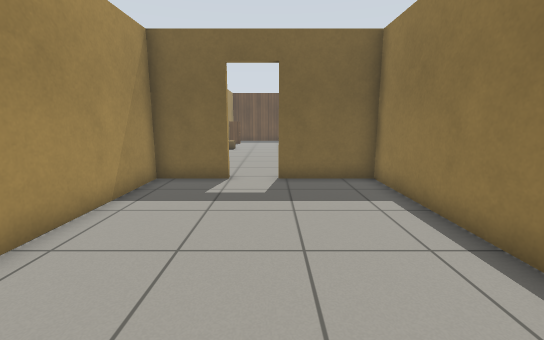
view 1 (above)

16 first-person views from a walk through a world built for the Gazebo simulator. The camera is 1 m above the floor, tilts 10° down and sees 90° across. The lines on the ground mark 1 m squares. The floor is counted in squares, 0.5 m on a side. Each view is taken from the middle of a square. On the plan, view 1 faces up. The plan holds only what a view shows up to about 16 squares ahead; the rest is blank. The robots in the file are not drawn. Simple patterns stand in for the simulator's built-in surfaces.

view 2
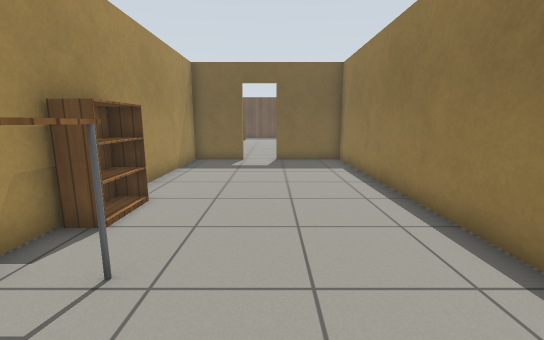

view 3
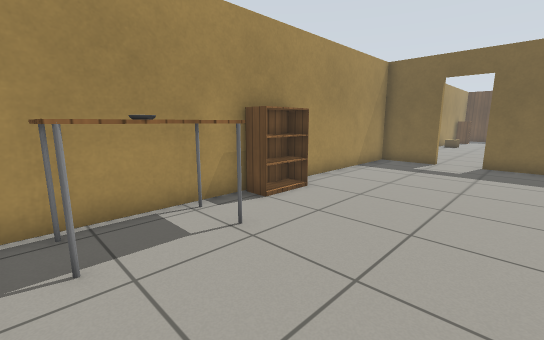

view 4
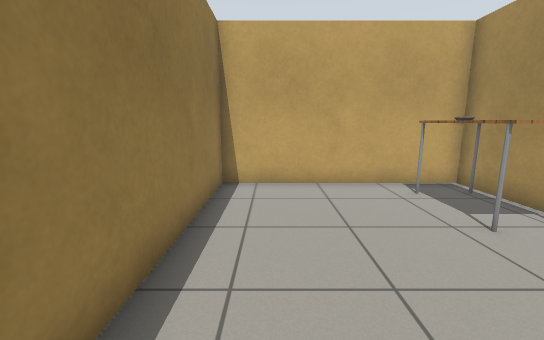

view 5
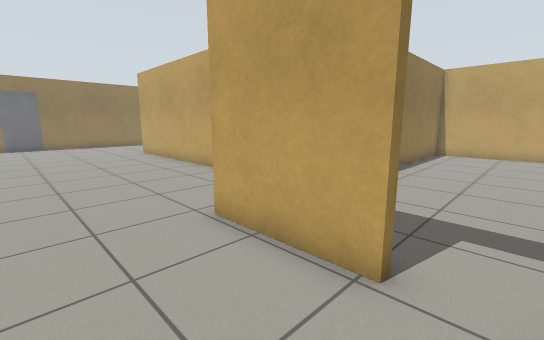

view 6
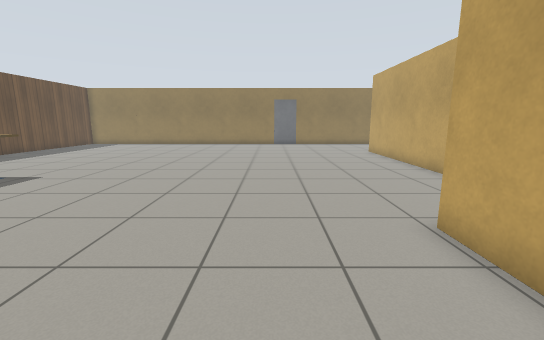

view 7
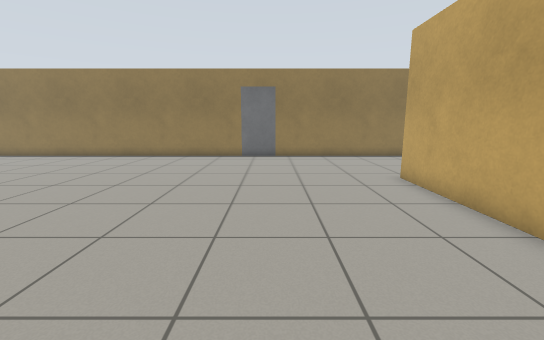

view 8
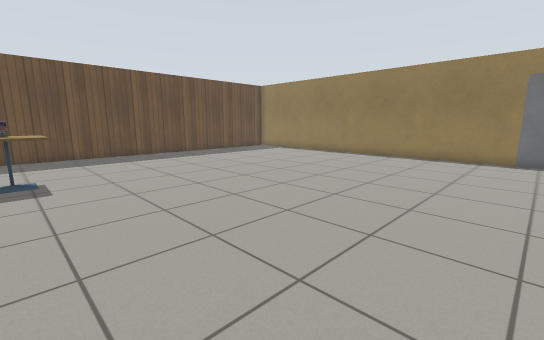

view 9
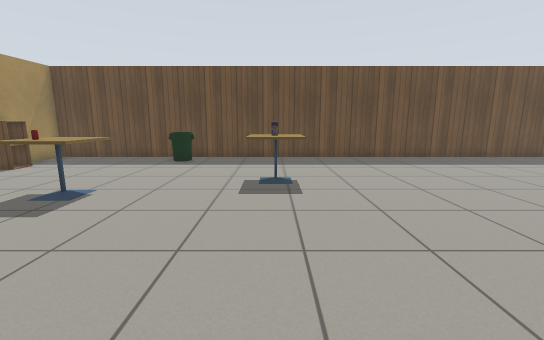

view 10
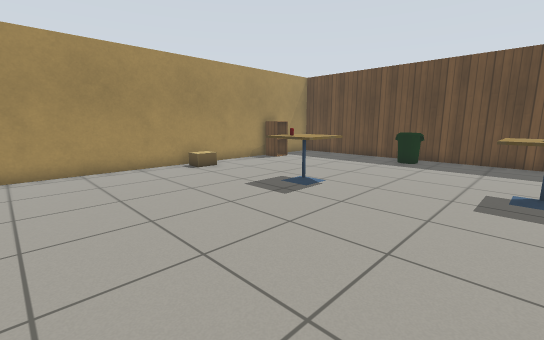

view 11
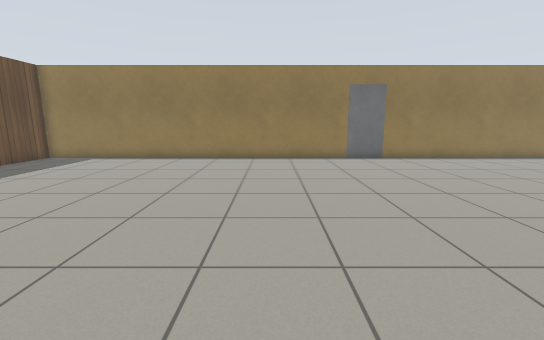

view 12
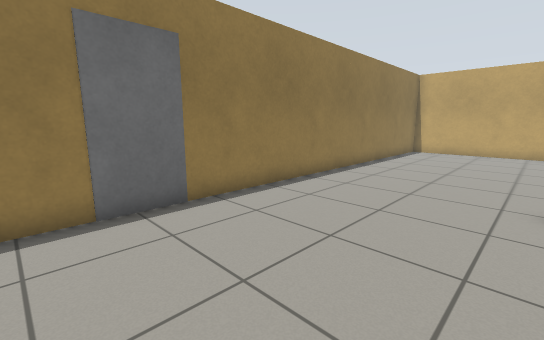

view 13
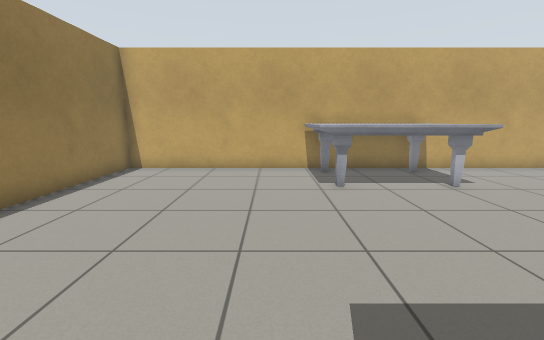

view 14
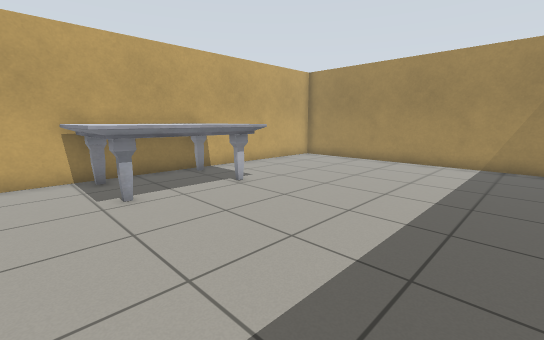

view 15
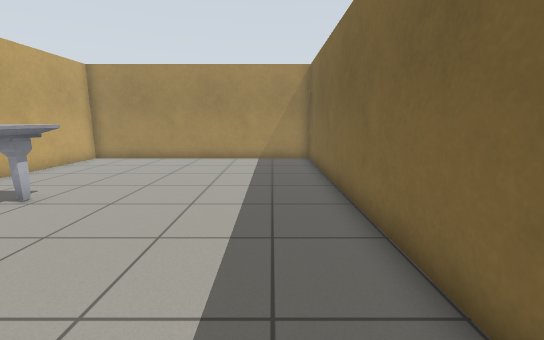

view 16
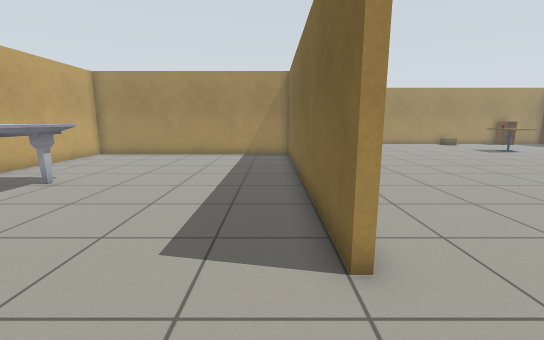

### Floor plan
Ten units are one square. View 1 is at (0, 0); x grows to the right and y downward. Boxes are objects, and circles mark ways between rooms. Rooms are numbered by the first view taken in them; rooms with no view inside come last. Other rooms are left out.
<svg viewBox="-50 -301 310 364">
<path fill="none" stroke="#000" d="M-41 -6 -41 58 36 58 36 -95 2 -95M-15 -95 -41 -95 -41 -16M94 -63 178 -63M178 -60 39 -60 39 58 243 58 243 -104M243 -128 243 -296 -41 -296 -41 -139M1 -98 40 -98"/>
<rect x="-45" y="-15" width="20" height="20" fill="#bbb"><title>bookshelf</title></rect>
<rect x="-35" y="35" width="20" height="10" fill="#bbb"><title>table</title></rect>
<rect x="-35" y="25" width="20" height="10" fill="#bbb"><title>other object</title></rect>
<rect x="-35" y="15" width="20" height="10" fill="#bbb"><title>table</title></rect>
<rect x="-35" y="-215" width="10" height="20" fill="#bbb"><title>cardboard box</title></rect>
<rect x="-35" y="-265" width="10" height="10" fill="#bbb"><title>cabinet</title></rect>
<rect x="15" y="-215" width="10" height="10" fill="#bbb"><title>other object</title></rect>
<rect x="15" y="-225" width="20" height="20" fill="#bbb"><title>cafe table</title></rect>
<rect x="25" y="-295" width="20" height="20" fill="#bbb"><title>bin</title></rect>
<rect x="65" y="-245" width="30" height="20" fill="#bbb"><title>cafe table</title></rect>
<rect x="75" y="-235" width="10" height="10" fill="#bbb"><title>other object</title></rect>
<rect x="115" y="45" width="10" height="10" fill="#bbb"><title>marble table</title></rect>
<rect x="115" y="15" width="50" height="40" fill="#bbb"><title>marble table</title></rect>
<rect x="235" y="-125" width="20" height="20" fill="#bbb"><title>door leaf</title></rect>
<circle cx="-5" cy="-100" r="3" fill="#2a7"/>
<text x="0" y="-20">1</text>
<text x="120" y="-140">2</text>
</svg>
Room 1 opens to room 2.

Where each view was taken, in squares from view 1:
view 1: 0 up, 0 right, facing up
view 2: 5 down, 0 right, facing up
view 3: 5 down, 2 right, facing up-left
view 4: 3 up, 2 right, facing down
view 5: 13 up, 1 left, facing down-right
view 6: 13 up, 1 left, facing right
view 7: 11 up, 8 right, facing right
view 8: 12 up, 8 right, facing up-right
view 9: 14 up, 8 right, facing up
view 10: 14 up, 8 right, facing up-left
view 11: 17 up, 9 right, facing right
view 12: 14 up, 18 right, facing down-right
view 13: 6 up, 18 right, facing down
view 14: 5 up, 18 right, facing down-left
view 15: 4 up, 19 right, facing left
view 16: 5 up, 21 right, facing left
